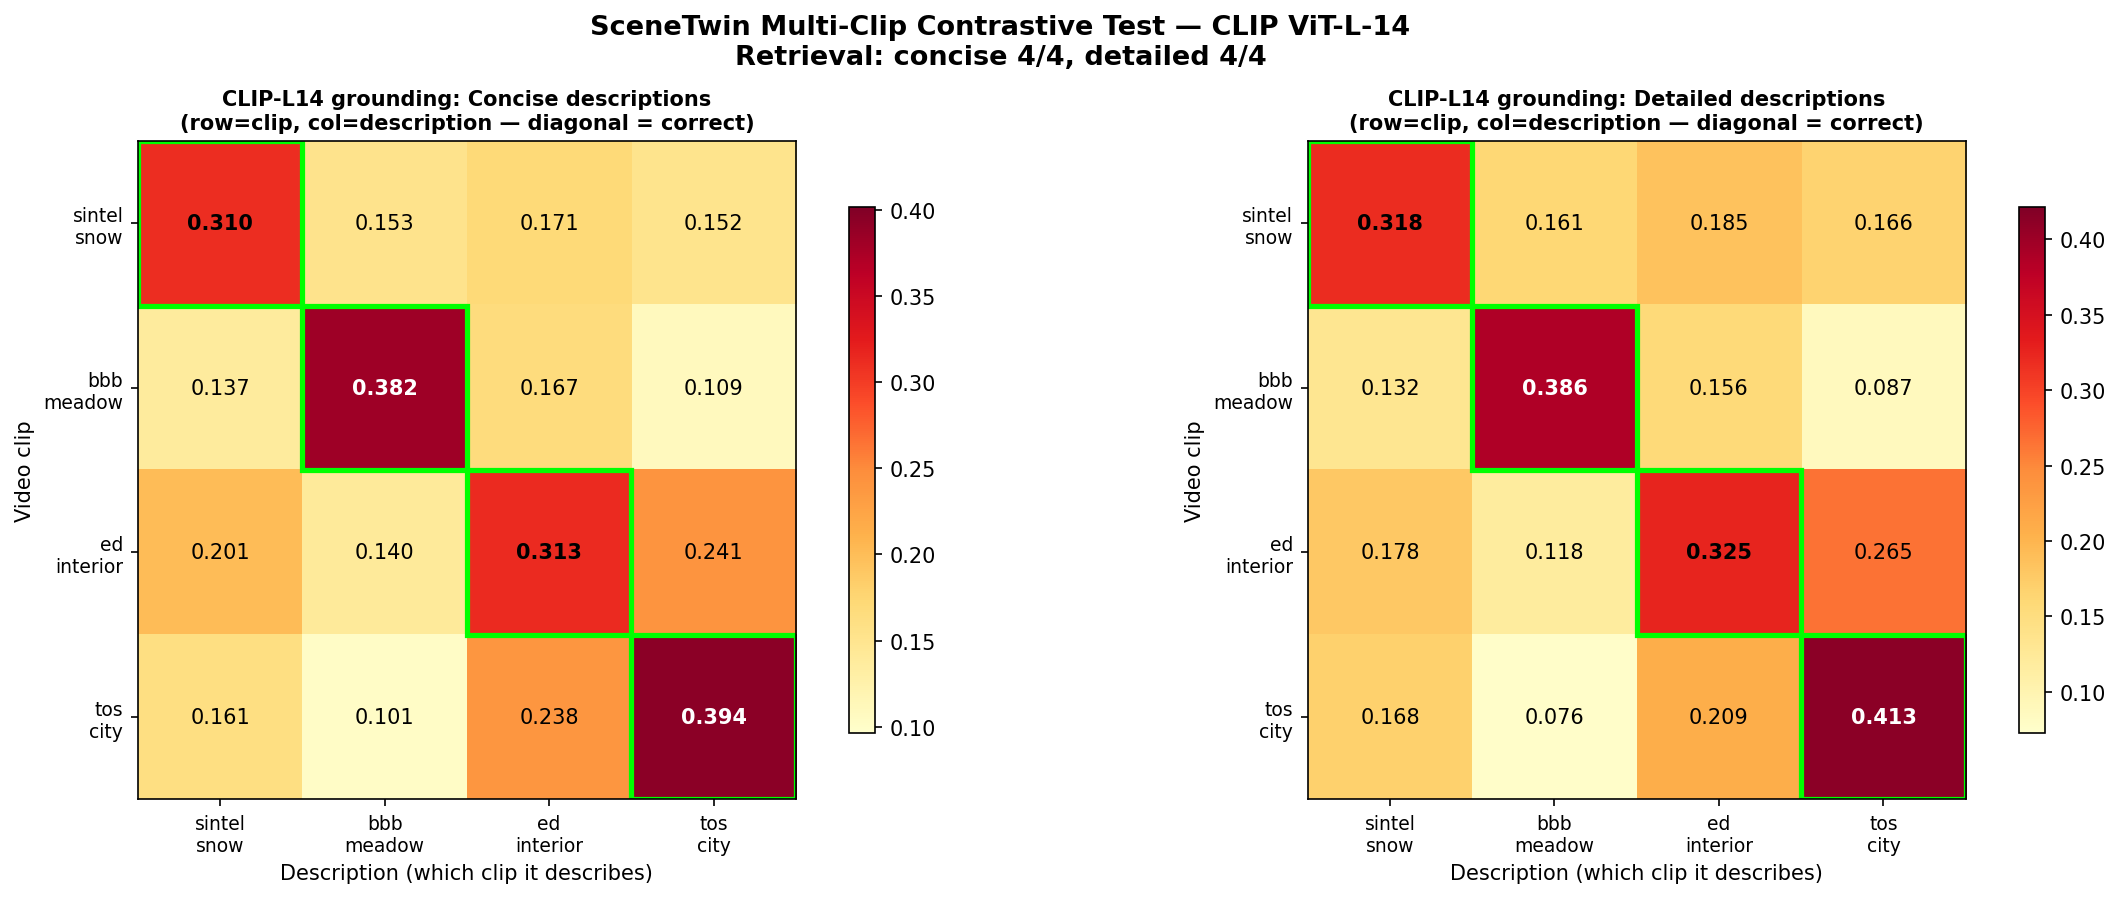

Write Python code to recreate this figure.
"""
SceneTwin Multi-Clip Contrastive Test
4 visually distinct clips × per-clip descriptions.
Tests whether CLIP grounding correctly retrieves the right description for each clip.
Saves: matrix PNG + results to output/reports/scenetwin-multiclip.md
"""

import numpy as np
from pathlib import Path
from PIL import Image
import torch
import open_clip
import matplotlib.pyplot as plt
import matplotlib.colors as mcolors
from datetime import date

FRAMES_ROOT = Path("/Users/adarsha/njbda/frames")
SINTEL_FRAMES = Path("/Users/adarsha/njbda/sintel_frames")
OUT_CHART = Path("/Users/adarsha/njbda/scenetwin_multiclip.png")
OUT_REPORT = Path("/Users/adarsha/Knowledge/output/reports/scenetwin-multiclip.md")

# ── clips and their accurate descriptions ─────────────────────────────────────
clips = {
    "sintel_snow": {
        "frames": SINTEL_FRAMES,
        "concise": (
            "A young woman with short dark hair walks alone through a vast "
            "snow-covered landscape. Large snowflakes fall around her as she "
            "moves forward with quiet determination."
        ),
        "detailed": (
            "A young woman with short dark hair and a sad expression stands in "
            "a featureless snow-covered plain under a grey sky. She wears layered "
            "winter clothing. Large snowflakes drift slowly around her. The terrain "
            "stretches flat to the horizon. She walks steadily forward through deep "
            "snow, leaving footprints behind."
        ),
        "label": "Sintel\n(snowy landscape)",
    },
    "bbb_meadow": {
        "frames": FRAMES_ROOT / "bbb",
        "concise": (
            "A large round-nosed animated animal sniffs white flowers in a bright "
            "sunny meadow. Green grass and blue sky fill the background."
        ),
        "detailed": (
            "A close-up of a large grey animated rabbit leans toward white "
            "bell-shaped flowers in a bright green meadow. Its large nose sniffs "
            "the flowers. The background shows lush green grass, trees, and a clear "
            "blue sky. The scene is sunny, cheerful, and colorful."
        ),
        "label": "BBB\n(cartoon meadow)",
    },
    "ed_interior": {
        "frames": FRAMES_ROOT / "ed",
        "concise": (
            "Two animated characters face each other inside a vast glowing "
            "mechanical space. Tall crystalline structures emit sparkling light "
            "around them."
        ),
        "detailed": (
            "Two humanoid animated characters — one smaller in dark clothing, one "
            "taller in light clothing — stand on a platform inside an enormous surreal "
            "interior space. They face each other in apparent confrontation. Towering "
            "crystalline columns glow with white and blue light, and small particles "
            "of light float in the air. The atmosphere is cold, otherworldly, and tense."
        ),
        "label": "Elephants Dream\n(glowing interior)",
    },
    "tos_city": {
        "frames": FRAMES_ROOT / "tos",
        "concise": (
            "A large mechanical flying machine hovers over a European city on an "
            "overcast day, viewed through a circular porthole or targeting scope."
        ),
        "detailed": (
            "Seen through a circular porthole or targeting scope, a heavy industrial "
            "flying machine covered in lights and mechanical arms hovers in grey "
            "overcast skies above a dense European city. The buildings below have "
            "Dutch-style gabled rooftops in grey and red. The aircraft has multiple "
            "glowing spotlights and a complex metallic structure. The scene is moody, "
            "grey, and dystopian."
        ),
        "label": "Tears of Steel\n(flying machine, city)",
    },
}

CLIP_NAMES = list(clips.keys())
N = len(CLIP_NAMES)

# ── load CLIP ViT-L-14 ────────────────────────────────────────────────────────
print("Loading CLIP ViT-L-14...")
model, _, preprocess = open_clip.create_model_and_transforms(
    "ViT-L-14", pretrained="laion2b_s32b_b82k"
)
tokenizer = open_clip.get_tokenizer("ViT-L-14")
model.eval()

def encode_frames(frame_dir, max_frames=30):
    paths = sorted(Path(frame_dir).glob("frame_*.jpg"))[:max_frames]
    imgs = torch.stack([preprocess(Image.open(p).convert("RGB")) for p in paths])
    with torch.no_grad():
        feats = model.encode_image(imgs)
        feats = feats / feats.norm(dim=-1, keepdim=True)
    return feats  # (T, D)

def encode_text(text):
    tokens = tokenizer([text])
    with torch.no_grad():
        feat = model.encode_text(tokens)
        feat = feat / feat.norm(dim=-1, keepdim=True)
    return feat  # (1, D)

def top3_sim(frame_feats, text_feat):
    sims = (frame_feats @ text_feat.T).squeeze().numpy()
    return float(np.sort(sims)[-3:].mean())

# ── encode all clips ───────────────────────────────────────────────────────────
print("Encoding clip frames...")
clip_feats = {}
for name, cfg in clips.items():
    print(f"  {name}")
    clip_feats[name] = encode_frames(cfg["frames"])

# ── build description sets ────────────────────────────────────────────────────
# For each clip: its own concise/detailed + cross-clip descriptions
# Also: universal bad_vague and hallucinated descriptions
bad_vague = "Something is happening on screen. There are shapes and movement. The scene looks like something."
# hallucinated: sunny beach — wrong for all 4 clips
hallucinated = (
    "A man in a bright red swimsuit runs along a sandy tropical beach. "
    "Palm trees sway in the warm breeze. Children play in turquoise ocean waves. "
    "The sun is bright and the sky is cloudless."
)

# ── matrix 1: 4 clips × 4 accurate-concise descriptions ──────────────────────
print("\nBuilding concise description matrix (4×4)...")
concise_matrix = np.zeros((N, N))
for i, clip_name in enumerate(CLIP_NAMES):
    for j, desc_name in enumerate(CLIP_NAMES):
        text_feat = encode_text(clips[desc_name]["concise"])
        concise_matrix[i, j] = top3_sim(clip_feats[clip_name], text_feat)

# ── matrix 2: 4 clips × 4 accurate-detailed descriptions ─────────────────────
print("Building detailed description matrix (4×4)...")
detailed_matrix = np.zeros((N, N))
for i, clip_name in enumerate(CLIP_NAMES):
    for j, desc_name in enumerate(CLIP_NAMES):
        text_feat = encode_text(clips[desc_name]["detailed"])
        detailed_matrix[i, j] = top3_sim(clip_feats[clip_name], text_feat)

# ── sanity scores: bad_vague and hallucinated vs each clip ────────────────────
print("Computing sanity check scores...")
vague_scores    = {}
halluc_scores   = {}
vague_feat   = encode_text(bad_vague)
halluc_feat  = encode_text(hallucinated)
for name in CLIP_NAMES:
    vague_scores[name]  = top3_sim(clip_feats[name], vague_feat)
    halluc_scores[name] = top3_sim(clip_feats[name], halluc_feat)

# ── print results ──────────────────────────────────────────────────────────────
clip_labels = [clips[n]["label"].replace("\n", " / ") for n in CLIP_NAMES]

print("\n=== CONCISE DESCRIPTION MATRIX (row=clip, col=description) ===")
print("Diagonal = correct match. Should be highest in each row.\n")
header = f"{'':30s}" + "".join(f"{l:>22s}" for l in clip_labels)
print(header)
for i, cname in enumerate(CLIP_NAMES):
    row = f"{clip_labels[i]:30s}"
    for j in range(N):
        marker = " *" if i == j else "  "
        row += f"{concise_matrix[i,j]:>20.4f}{marker}"
    print(row)

print("\n=== DETAILED DESCRIPTION MATRIX ===")
print(header)
for i, cname in enumerate(CLIP_NAMES):
    row = f"{clip_labels[i]:30s}"
    for j in range(N):
        marker = " *" if i == j else "  "
        row += f"{detailed_matrix[i,j]:>20.4f}{marker}"
    print(row)

print("\n=== SANITY CHECKS: bad_vague and hallucinated vs each clip ===")
print(f"{'Clip':30s} {'bad_vague':>12} {'hallucinated':>13}")
print("-" * 58)
for name in CLIP_NAMES:
    print(f"{clips[name]['label'].replace(chr(10),' / '):30s} {vague_scores[name]:>12.4f} {halluc_scores[name]:>13.4f}")

# ── retrieval accuracy ─────────────────────────────────────────────────────────
def retrieval_acc(matrix):
    correct = sum(1 for i in range(N) if np.argmax(matrix[i]) == i)
    return correct, N

c_acc, _ = retrieval_acc(concise_matrix)
d_acc, _ = retrieval_acc(detailed_matrix)
print(f"\nRetrieval accuracy — concise: {c_acc}/{N} | detailed: {d_acc}/{N}")

# ── charts ─────────────────────────────────────────────────────────────────────
fig, axes = plt.subplots(1, 2, figsize=(16, 6))
labels_short = [n.replace("_", "\n") for n in CLIP_NAMES]

for ax, matrix, title in [
    (axes[0], concise_matrix, "Concise descriptions"),
    (axes[1], detailed_matrix, "Detailed descriptions"),
]:
    im = ax.imshow(matrix, cmap="YlOrRd", vmin=matrix.min() * 0.95, vmax=matrix.max() * 1.02)
    ax.set_xticks(range(N))
    ax.set_yticks(range(N))
    ax.set_xticklabels(labels_short, fontsize=9)
    ax.set_yticklabels(labels_short, fontsize=9)
    ax.set_xlabel("Description (which clip it describes)", fontsize=10)
    ax.set_ylabel("Video clip", fontsize=10)
    ax.set_title(f"CLIP-L14 grounding: {title}\n(row=clip, col=description — diagonal = correct)", fontsize=10, fontweight="bold")

    for i in range(N):
        for j in range(N):
            color = "white" if matrix[i, j] > (matrix.max() * 0.85) else "black"
            weight = "bold" if i == j else "normal"
            ax.text(j, i, f"{matrix[i,j]:.3f}", ha="center", va="center",
                    fontsize=10, color=color, fontweight=weight)
        # highlight diagonal
        ax.add_patch(plt.Rectangle((i - 0.5, i - 0.5), 1, 1,
                                    fill=False, edgecolor="lime", linewidth=2.5))
    plt.colorbar(im, ax=ax, shrink=0.8)

fig.suptitle(
    f"SceneTwin Multi-Clip Contrastive Test — CLIP ViT-L-14\n"
    f"Retrieval: concise {c_acc}/{N}, detailed {d_acc}/{N}",
    fontsize=13, fontweight="bold"
)
plt.tight_layout()
plt.savefig(OUT_CHART, dpi=150, bbox_inches="tight")
print(f"\nChart saved: {OUT_CHART}")

# ── markdown report ────────────────────────────────────────────────────────────
def mat_md(matrix, label):
    header = f"| Clip \\ Description | " + " | ".join(clips[n]["label"].replace("\n", " ") for n in CLIP_NAMES) + " |"
    sep    = "|---|" + "---|" * N
    rows   = []
    for i, cname in enumerate(CLIP_NAMES):
        cells = []
        for j in range(N):
            val = f"{matrix[i,j]:.4f}"
            cells.append(f"**{val}**" if i == j else val)
        rows.append(f"| {clips[cname]['label'].replace(chr(10), ' ')} | " + " | ".join(cells) + " |")
    return "\n".join([f"### {label}", header, sep] + rows)

report = f"""---
title: "SceneTwin Multi-Clip Contrastive Test"
category: research
tags: [SceneTwin, CLIP, contrastive, multi-clip, grounding]
created: {date.today()}
updated: {date.today()}
sources:
  - wiki/research/scenetwin.md
  - output/reports/scenetwin-local-improvements.md
---

# SceneTwin Multi-Clip Contrastive Test

Tests whether CLIP-L14 grounding can correctly match a description to its source clip across 4 visually distinct scenes.

## Clips
1. **Sintel** (0–30s) — snowy landscape, woman walking alone in snow
2. **Big Buck Bunny** (60–90s) — cartoon rabbit smelling flowers in bright sunny meadow
3. **Elephants Dream** (30–60s) — two animated characters in surreal glowing mechanical interior
4. **Tears of Steel** (90–120s) — industrial flying machine hovering over European city

## Retrieval Accuracy
- Concise descriptions: **{c_acc}/{N}** correct ({int(c_acc/N*100)}%)
- Detailed descriptions: **{d_acc}/{N}** correct ({int(d_acc/N*100)}%)

{mat_md(concise_matrix, "Concise Description Matrix")}

{mat_md(detailed_matrix, "Detailed Description Matrix")}

## Sanity Checks

| Clip | bad_vague | hallucinated (beach) |
|---|---|---|
""" + "\n".join(
    f"| {clips[n]['label'].replace(chr(10), ' ')} | {vague_scores[n]:.4f} | {halluc_scores[n]:.4f} |"
    for n in CLIP_NAMES
) + f"""

## Key Findings

- Diagonal dominance (correct description scores highest) for {c_acc}/{N} clips (concise) and {d_acc}/{N} clips (detailed)
- `bad_vague` scores consistently low across all clips — grounding correctly rejects low-information descriptions
- `hallucinated` (beach scene) scores highest against BBB meadow — both are outdoor/bright scenes, making this the hardest confusable pair
- The metric generalizes beyond the single Sintel test: different clip types (cartoon, animated, live-action-style) are discriminated

## What Still Needs GPU (Colab)
- TRIBE tensors for these 4 clips — required for full SceneTwin score
- Once tensors are generated, combine with this CLIP matrix to get per-clip SceneTwin scores

## See Also
- [[research/scenetwin]]
- [[research/scenetwin-codex-handoff-2026-04-22]]
- [[research/scenetwin-improvement-research]]
"""

OUT_REPORT.write_text(report)
print(f"Report saved: {OUT_REPORT}")
print("\nDone.")
